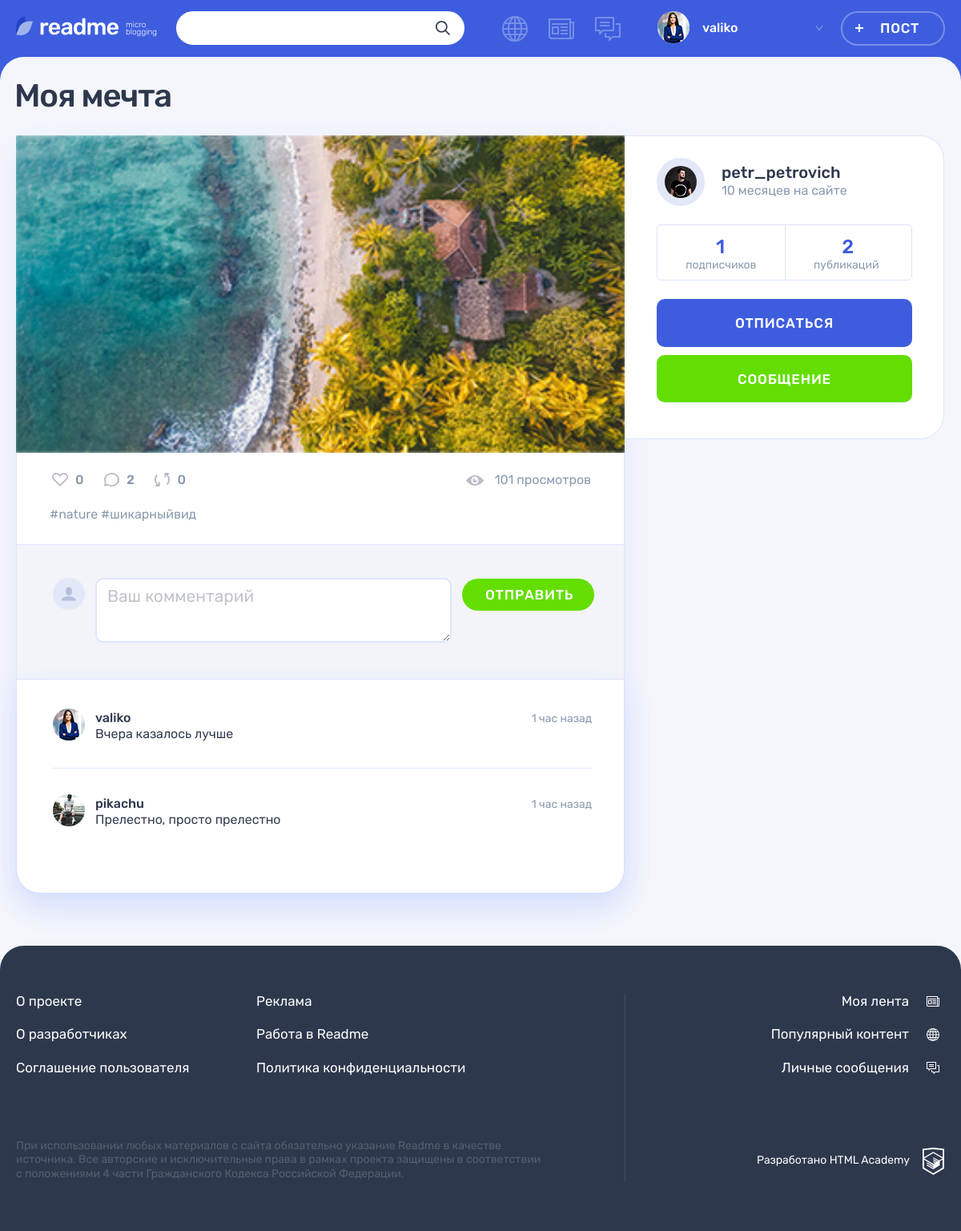
Page /post.php?post_id=4 (signed in) on the committed database.
### tables this page shows
CREATE TABLE user (
    id INT PRIMARY KEY NOT NULL AUTO_INCREMENT,
    created_at TIMESTAMP DEFAULT CURRENT_TIMESTAMP,
    email VARCHAR(45) NOT NULL,
    UNIQUE INDEX email_ind (email),
    user_login VARCHAR(45) NOT NULL,
    UNIQUE INDEX user_login_ind (user_login),
    user_password VARCHAR(200),
    avatar VARCHAR(100)
);

CREATE TABLE post (
    id INT PRIMARY KEY NOT NULL AUTO_INCREMENT,
    published_at TIMESTAMP DEFAULT CURRENT_TIMESTAMP,
    title VARCHAR(45) NOT NULL,
    text_content VARCHAR(200),
    quote_author VARCHAR(45),
    picture VARCHAR(100),
    video VARCHAR(100),
    link VARCHAR(100),
    watch_count INT,
    user_id INT NOT NULL,
    INDEX user_ind (user_id),
    FOREIGN KEY (user_id)
        REFERENCES user(id)
        ON DELETE CASCADE,

    type_id INT NOT NULL,
    INDEX type_ind (type_id),
    FOREIGN KEY (type_id)
        REFERENCES content_type(id)
        ON DELETE CASCADE
);

CREATE TABLE comments (
    id INT PRIMARY KEY NOT NULL AUTO_INCREMENT,
    published_at TIMESTAMP DEFAULT CURRENT_TIMESTAMP,
    comment TEXT,
    user_id INT NOT NULL,
    INDEX user_ind (user_id),
    FOREIGN KEY (user_id)
        REFERENCES user(id)
        ON DELETE CASCADE,

    post_id INT NOT NULL,
    INDEX post_ind (post_id),
    FOREIGN KEY (post_id)
        REFERENCES post(id)
        ON DELETE CASCADE
);

### templates/post-layout.php (the view, shortened to what the rows shown need)
<main class="page__main page__main--publication">
    <div class="container">
        <h1 class="page__title page__title--publication"><?=$post['title'] ?></h1>
        <section class="post-details">
            <div class="post-details__wrapper post-<?php echo $post['classname']?>">
                <div class="post-details__main-block post post--details">
                    <?=$active_post; ?>
                    <div class="post__indicators">
                        <div class="post__buttons">
                            <a class="post__indicator post__indicator--likes button" href="<?php echo('/likes.php' . '?post_id=' . $post['id'])?>" title="Лайк">
                            </a>
                            <a class="post__indicator post__indicator--comments button" href="#" title="Комментарии">
                            </a>
                            <a class="post__indicator post__indicator--repost button" href="<?php echo('/repost.php' . '?post_id=' . $post['id']);?>" title="Репост">
                                <svg class="post__indicator-icon" width="19" height="17">
                                    <use xlink:href="#icon-repost"></use>
                                </svg>
                                <span><?=$post['repost_count']?></span>
                            </a>
                        </div>
                        <span class="post__view"><?=$post['watch_count'] ?> просмотров</span>
                    </div>
                    <ul class="post__tags">
                    <?php if (key_exists($post['id'], $hashtags)):?><?php foreach ($hashtags[$post['id']] as $hashtag): ?>
                        <li><a href="<?php echo('search.php' . '?q=%23' . $hashtag);?>">#<?=$hashtag;?>
                        <?php endforeach;?></a></li>
                    <?php endif;?>
                    </ul>
                    <div class="comments">
                        <div class="comments__list-wrapper">
                            <ul class="comments__list">
                                <?php foreach ($comments as $comment): ?>
                                <?php if ($post['id'] === $comment['post_id']):?>
                                <li class="comments__item user">
                                    <div class="comments__avatar">
                                        <a class="user__avatar-link" href="<?php echo('/profile.php' . '?user_id=' . $comment['user_id'] . '&tab=posts');?>">
                                            <?php if (!empty($comment['comment_author_avatar'])):?>
                                            <img class="comments__picture" src="/uploads/avatars/<?php echo $comment['comment_author_avatar'];?>" alt="Аватар пользователя">
                                            <?php endif;?>
                                        </a>
                                    </div>
                                    <div class="comments__info">
                                        <div class="comments__name-wrapper">
                                            <a class="comments__user-name" href="<?php echo('/profile.php' . '?user_id=' . $comment['user_id'] . '&tab=posts');?>">
                                            <span><?=$comment['comment_author'];?></span>
                                            </a>
                                            <time class="comments__time" datetime="<?php echo(date_format(date_create($comment['published_at']), 'c'));?>"><?=get_date_interval_format(date_create($comment['published_at']), 'назад');?></time>
                                        </div>
                                        <p class="comments__text">
                                            <?=$comment['comment'];?>
                                        </p>
                                    </div>
                                </li>
                                <?php endif;?>
                                <?php endforeach;?>
                            </ul>
                        </div>
                    </div>
                </div>
                <div class="post-details__user user">
                    <div class="post-details__user-info user__info">
                        <div class="post-details__avatar user__avatar">
                            <a class="post-details__avatar-link user__avatar-link" href="<?php echo('/profile.php' . '?user_id=' . $post['user_id']) . '&tab=posts';?>">
                            <?php if (!empty($post['avatar'])): ?>
                                <img class="post-details__picture user__picture" src="../uploads/avatars/<?php echo $post['avatar']; ?>" alt="Аватар пользователя">
                            <?php endif; ?>
                            </a>
                        </div>
                        <div class="post-details__name-wrapper user__name-wrapper">
                            <a class="post-details__name user__name" href="<?php echo('/profile.php' . '?user_id=' . $post['user_id']) . '&tab=posts';?>">
                                <span><?=$post['user_login']; ?></span>
                            </a>
                            <time class="post-details__time user__time" datetime="<?php echo(date_format(date_create($post['created_at']), 'Y-m-d'));?>"><?=get_date_interval_format(date_create($post['created_at']), 'на сайте');?></time>
                        </div>
                    </div>
                </div>
            </div>
        </section>
    </div>
</main>

### templates/post-photo.php
<div class="post-details__image-wrapper post-photo__image-wrapper">
	<img src="uploads/<?=$post['picture'];?>" alt="Фото от пользователя" width="760" height="507">
</div>

### templates/layout.php (shortened to what the rows shown need)
<!DOCTYPE html>
<html lang="ru">
<head>
    <link rel="stylesheet" href="css/main.css">
</head>
<body class="page">
<header class="header">
    <div class="header__wrapper container">
        <div class="header__nav-wrapper">
            <nav class="header__nav">
                <?php if ($is_auth === 1): ?>
                <ul class="header__my-nav">
                    <li class="header__my-page header__my-page--popular">
                        <a class="header__page-link <?php if ($path == 'popular.php'): ?><?php echo('header__page-link--active'); ?><?php endif; ?>" href="popular.php<?='?' . 'type=all';?>" title="Популярный контент">
                        </a>
                    </li>
                    <li class="header__my-page header__my-page--feed">
                        <a class="header__page-link <?php if ($path == 'feed.php'): ?><?php echo('header__page-link--active'); ?><?php endif; ?>" href="feed.php" title="Моя лента">
                        </a>
                    </li>
                    <li class="header__my-page header__my-page--messages">
                        <a class="header__page-link <?php if ($path == 'messages.php'): ?><?php echo('header__page-link--active'); ?><?php endif; ?>" href="messages.html" title="Личные сообщения">
                        </a>
                    </li>
                </ul>
                <ul class="header__user-nav">
                    <li class="header__profile">
                        <a class="header__profile-link" href="#">
                            <div class="header__avatar-wrapper">
                                <?php if (!empty($avatar)): ?>
                                    <?php echo('<img class="header__profile-avatar" src="uploads/avatars/' . $avatar . '" alt="Аватар профиля">'); ?>
                                <?php endif; ?>
                            </div>
                            <div class="header__profile-name">
                                <span>
                                    <?php echo(htmlspecialchars($user_name)); ?>
                                </span>
                                <svg class="header__link-arrow" width="10" height="6">
                                    <use xlink:href="#icon-arrow-right-ad"></use>
                                </svg>
                            </div>
                        </a>
                    </li>
                    <li>
                        <a class="header__post-button button button--transparent" href="<?php echo '/add.php' . '?id=1';?>">Пост</a>
                    </li>
                </ul>
                <?php endif;?>
            </nav>
        </div>
    </div>
</header>
<?=$content; ?>
</body>
</html>

### rows in the picture
user: avatar (picture), user_login "valiko"
post: title "Моя мечта", picture (picture), repost_count "0", watch_count "101", id "nature", id "шикарныйвид", user.avatar (picture), user.user_login "petr_petrovich", user.created_at "10 месяцев на сайте"
comments: user.avatar (picture), user.user_login "valiko", published_at "1 час назад", comment "Вчера казалось лучше"
comments: user.avatar (picture), user.user_login "pikachu", published_at "1 час назад", comment "Прелестно, просто прелестно"

### other values in the picture
$likes "0"
$post['total_comm'] "2"
$subs "1"
$totalpost "2"
